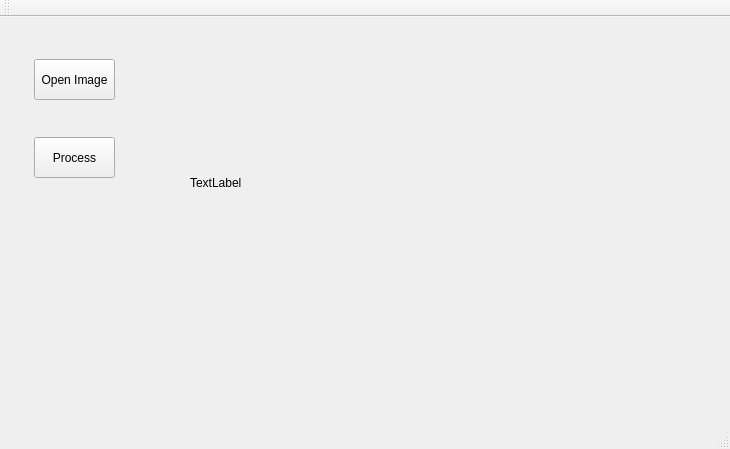
<?xml version="1.0" encoding="UTF-8"?>
<ui version="4.0">
 <class>MainWindow</class>
 <widget class="QMainWindow" name="MainWindow">
  <property name="geometry">
   <rect>
    <x>0</x>
    <y>0</y>
    <width>730</width>
    <height>449</height>
   </rect>
  </property>
  <property name="windowTitle">
   <string>MainWindow</string>
  </property>
  <widget class="QWidget" name="centralWidget">
   <widget class="QPushButton" name="openImageButton">
    <property name="geometry">
     <rect>
      <x>34</x>
      <y>42</y>
      <width>81</width>
      <height>41</height>
     </rect>
    </property>
    <property name="text">
     <string>Open Image</string>
    </property>
   </widget>
   <widget class="QPushButton" name="processButton">
    <property name="geometry">
     <rect>
      <x>34</x>
      <y>120</y>
      <width>81</width>
      <height>41</height>
     </rect>
    </property>
    <property name="text">
     <string>Process</string>
    </property>
   </widget>
   <widget class="QLabel" name="displayLabel">
    <property name="geometry">
     <rect>
      <x>190</x>
      <y>20</y>
      <width>491</width>
      <height>291</height>
     </rect>
    </property>
    <property name="text">
     <string>TextLabel</string>
    </property>
   </widget>
  </widget>
  <widget class="QMenuBar" name="menuBar">
   <property name="geometry">
    <rect>
     <x>0</x>
     <y>0</y>
     <width>730</width>
     <height>23</height>
    </rect>
   </property>
  </widget>
  <widget class="QToolBar" name="mainToolBar">
   <attribute name="toolBarArea">
    <enum>TopToolBarArea</enum>
   </attribute>
   <attribute name="toolBarBreak">
    <bool>false</bool>
   </attribute>
  </widget>
  <widget class="QStatusBar" name="statusBar"/>
 </widget>
 <layoutdefault spacing="6" margin="11"/>
 <resources/>
 <connections/>
</ui>
